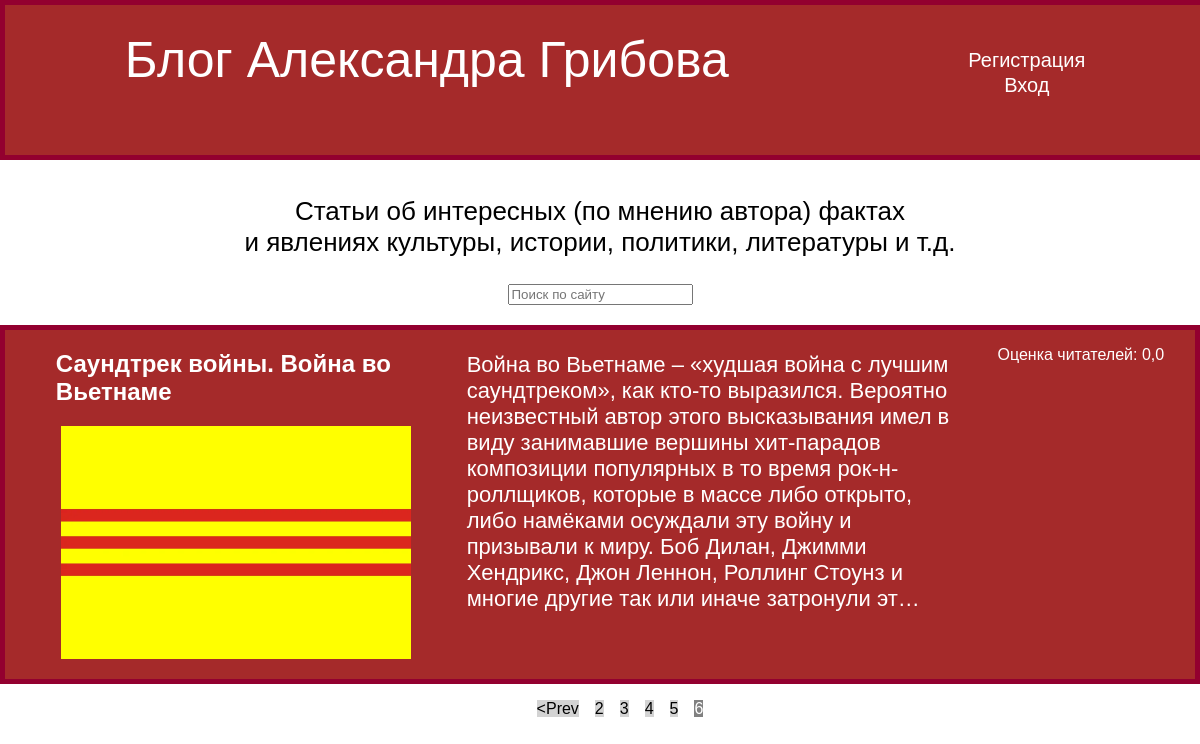
Page /?page=6 on the earlier database version.
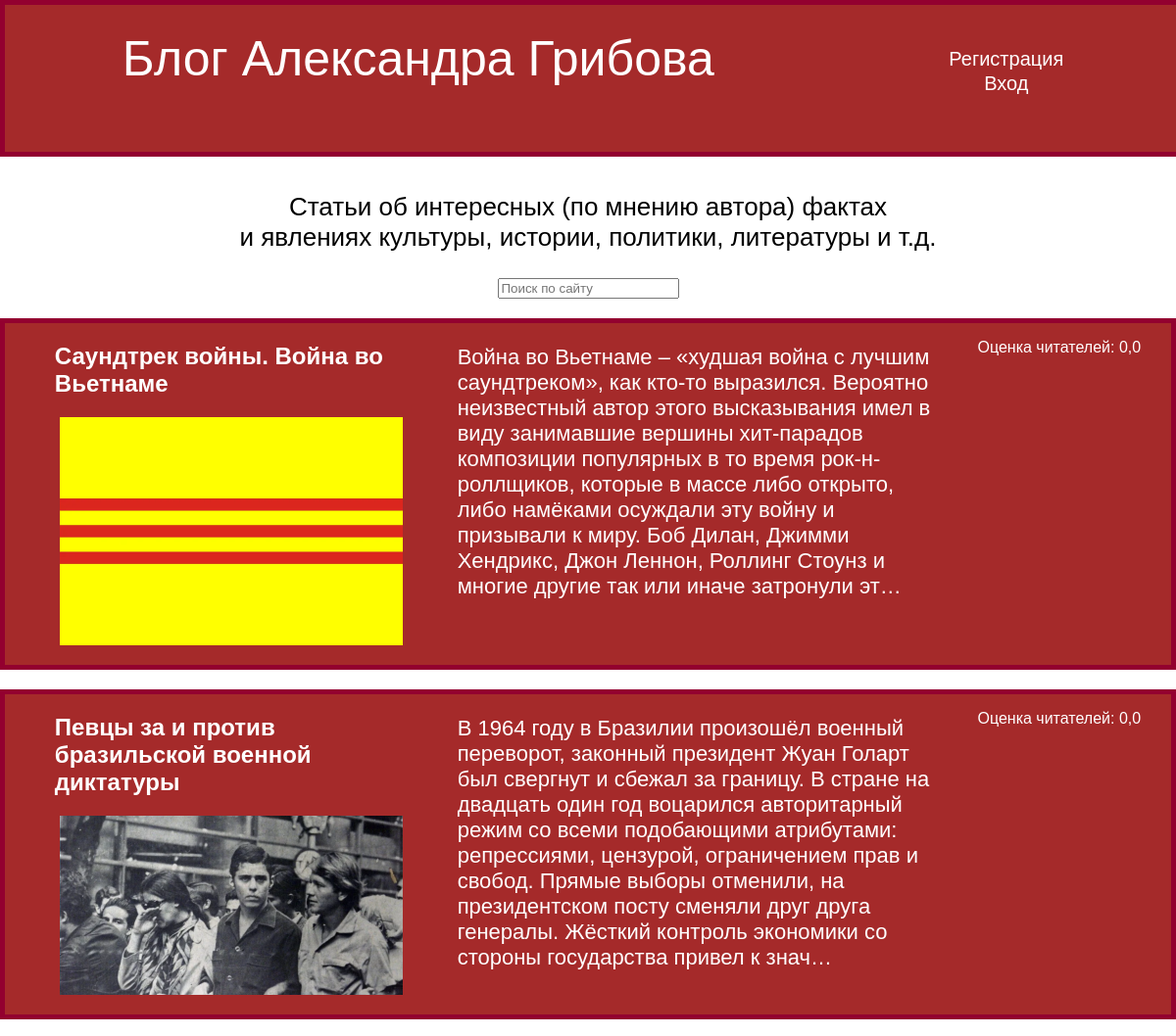
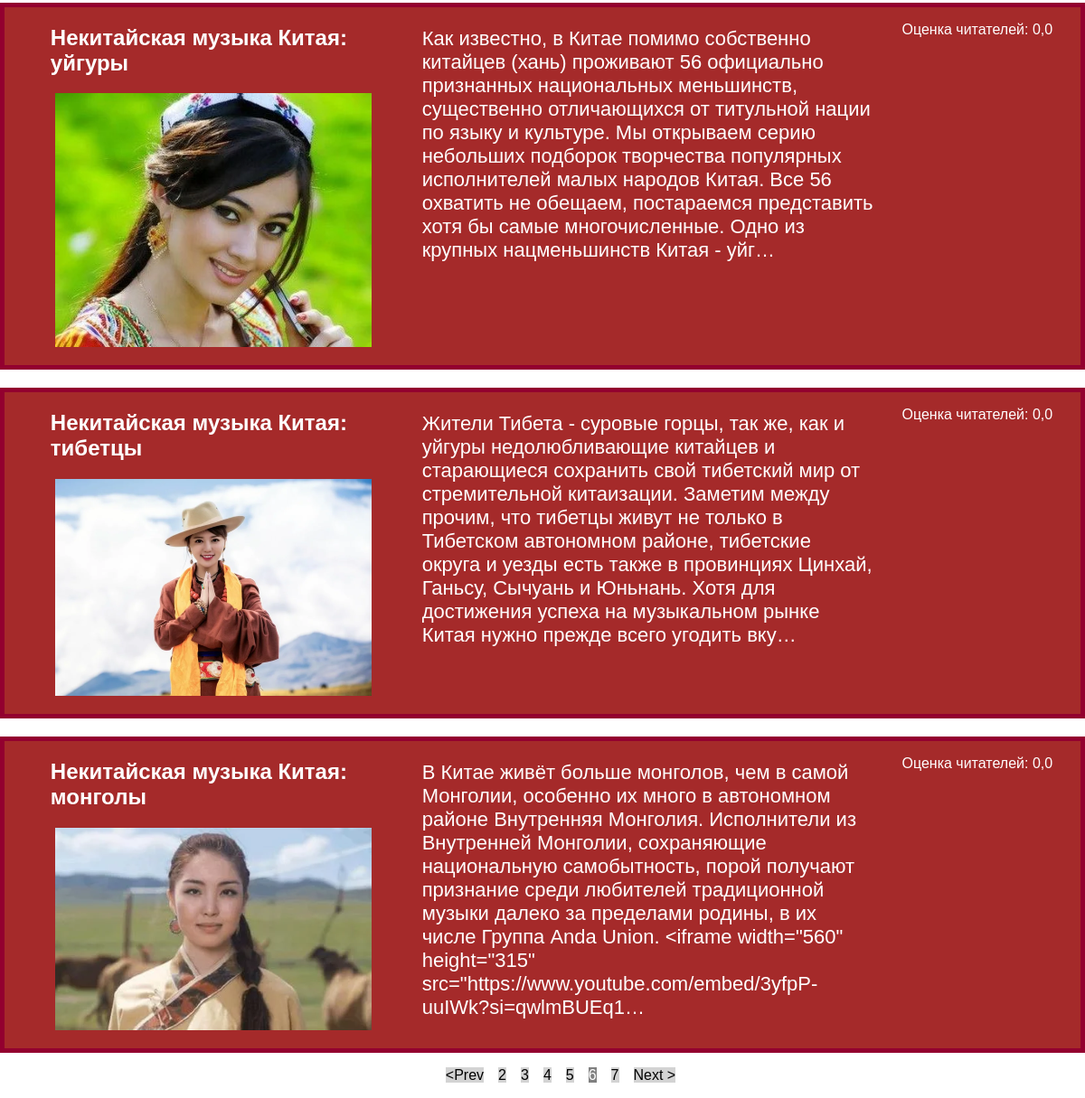
Same page on the later database version (2 pictures, top to bottom).
### articles/models.py (models this page shows, shortened)
class Articles(models.Model):
    objects = None
    title = models.CharField(max_length=200)
    title_pic = models.ImageField(upload_to='articles/images/')
    art_text = models.TextField()
    average_rating = models.FloatField(default=0, null=True, blank=True)

### articles/views.py (the view)
# urls.py: path('', views.index, name='index'),
def index(request):
    search_query = ''
    if request.GET.get('search_query'):
        search_query = request.GET.get('search_query').lower()
    arts = Articles.objects.filter(Q(art_text__icontains=search_query) | Q(title__icontains=search_query))
    prof = request.user
    page = request.GET.get('page')
    results = 5
    paginator = Paginator(arts, results)
    try:
        arts = paginator.page(page)
    except PageNotAnInteger:
        page = 1
        arts = paginator.page(page)
    except EmptyPage:
        page = paginator.page(page)
    left_index = int(page) - 4
    if left_index < 1:
        left_index = 1
    right_index = int(page) + 5
    if right_index > paginator.num_pages:
        right_index = paginator.num_pages + 1
    custom_range = range(left_index, right_index)
    return render(request, 'articles/index.html', {'arts': arts, "prof": prof, 'paginator': paginator,
                                                   'search_query': search_query, 'custom_range': custom_range})

### articles/templates/articles/index.html
{% extends "articles/base.html" %}
{% block content %}
<div>
    <p class="des">Статьи об интересных (по мнению автора) фактах<br>
    и явлениях культуры, истории, политики, литературы и т.д. </p>
    <form id="sr" class="search_form" action="{% url 'index' %}" method="get">
        <input class="search" type="text" name="search_query" value="{{ search_query }}" placeholder="Поиск по сайту">
    </form>
</div>
{% for art in arts %}
<div class="element">
    <div class="title">
        <h2 class="top"><a href="{% url 'detail' art.id %}" target="_blank">{{ art.title }}</a></h2>
        <p class="img"><img src="{{ art.title_pic.url }}" alt=""></p>
    </div>
        <p class="text"><a href="{% url 'detail' art.id %}" target="_blank">{{ art.art_text|truncatechars:400 }}</a></p>
        <p class="rating">Оценка читателей: {{ art.average_rating }}</p>
</div>
{% endfor %}
{% if arts.has_other_pages %}
<div class="pagination">
    <ul class="container">
        {% if arts.has_previous %}
        <li><a href="?page={{ arts.previous_page_number }}" class="btn1 page-link" data-page="{{ arts.previous_page_number }}">&lt;Prev</a></li>
        {% endif %}
        {% for page in custom_range %}
        {% if page == arts.number %}
        <li><a href="?page={{ page }}" class="btn2 page-link" data-page="{{ page }}"> {{ page }} </a></li>
        {% else %}
        <li><a href="?page={{ page }}" class="btn1 page-link" data-page="{{ page }}">{{ page }}</a></li>
        {% endif %}
        {% endfor %}
        {% if arts.has_next %}
        <li><a href="?page={{ arts.next_page_number }}" class="btn1 page-link" data-page="{{ arts.next_page_number }}">Next &gt;</a></li>
        {% endif %}
    </ul>
</div>
{% endif %}
{% endblock %}

Differences in the rows shown:
added Articles: title "Певцы за и против бразильской военной диктатуры", title_pic (picture), art_text "В 1964 году в Бразилии произошёл военный переворот, законный президент Жуан Голарт был свергнут и сбежал за границу. В стране на двадцать один год воцарился авторитарный режим со всеми подобающими атрибутами: репрессиями, цензурой, ограничением прав и свобод. Прямые выборы отменили, на президентском посту сменяли друг друга генералы. Жёсткий контроль экономики со стороны государства привел к знач…", average_rating "0,0"
added Articles: title "Некитайская музыка Китая: уйгуры", title_pic (picture), art_text "Как известно, в Китае помимо собственно китайцев (хань) проживают 56 официально признанных национальных меньшинств, существенно отличающихся от титульной нации по языку и культуре. Мы открываем серию небольших подборок творчества популярных исполнителей малых народов Китая. Все 56 охватить не обещаем, постараемся представить хотя бы самые многочисленные. Одно из крупных нацменьшинств Китая - уйг…", average_rating "0,0"
added Articles: title "Некитайская музыка Китая: тибетцы", title_pic (picture), art_text "Жители Тибета - суровые горцы, так же, как и уйгуры недолюбливающие китайцев и старающиеся сохранить свой тибетский мир от стремительной китаизации. Заметим между прочим, что тибетцы живут не только в Тибетском автономном районе, тибетские округа и уезды есть также в провинциях Цинхай, Ганьсу, Сычуань и Юньнань. Хотя для достижения успеха на музыкальном рынке Китая нужно прежде всего угодить вку…", average_rating "0,0"
added Articles: title "Некитайская музыка Китая: монголы", title_pic (picture), art_text "В Китае живёт больше монголов, чем в самой Монголии, особенно их много в автономном районе Внутренняя Монголия. Исполнители из Внутренней Монголии, сохраняющие национальную самобытность, порой получают признание среди любителей традиционной музыки далеко за пределами родины, в их числе Группа Anda Union. <iframe width=\"560\" height=\"315\" src=\"https://www.youtube.com/embed/3yfpP-uuIWk?si=qwlmBUEq1…", average_rating "0,0"
Other differences:
new list line: "7"
text now shown: "Next >"
